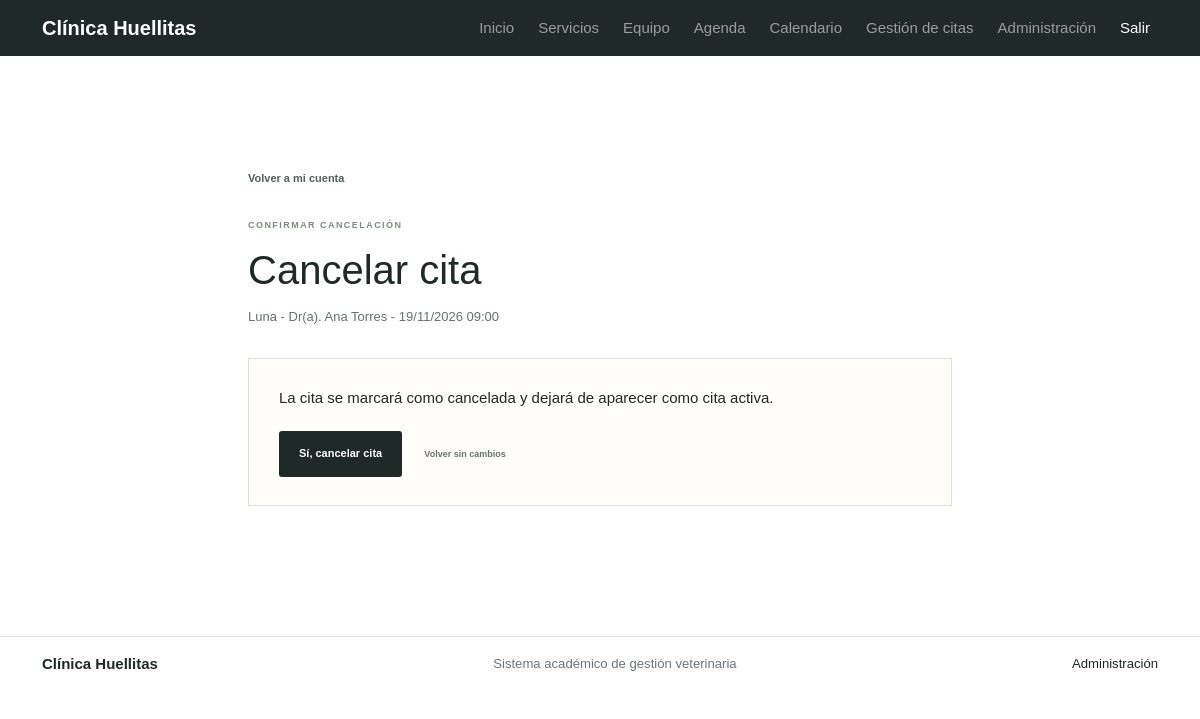
The page /mi-cuenta/citas/1/cancelar/ (signed in) on the database its author committed.
### apps/citas/models.py (models this page shows, shortened)
class Cita(models.Model):
    class Estado(models.TextChoices):
        PROGRAMADA = 'PROGRAMADA', 'Programada'
        ATENDIDA = 'ATENDIDA', 'Atendida'
        CANCELADA = 'CANCELADA', 'Cancelada'
    cita_id = models.BigAutoField(
        primary_key=True,
        db_column='pk_cita_id',
    )
    mascota = models.ForeignKey(
        'mascotas.Mascota',
        on_delete=models.PROTECT,
        related_name='citas',
        db_column='fk_mascota_id',
    )
    veterinario = models.ForeignKey(
        'veterinarios.Veterinario',
        on_delete=models.PROTECT,
        related_name='citas',
        db_column='fk_veterinario_id',
    )
    fecha_hora = models.DateTimeField()
    motivo = models.CharField(max_length=180)
    estado = models.CharField(
        max_length=12,
        choices=Estado.choices,
        default=Estado.PROGRAMADA,
    )
    notas = models.TextField(blank=True)
    class Meta:
        db_table = 'tbl_cita'
        ordering = ['-fecha_hora']
        verbose_name = 'cita'
        verbose_name_plural = 'citas'

### apps/mascotas/models.py (models this page shows, shortened)
class Mascota(models.Model):
    mascota_id = models.BigAutoField(primary_key=True, db_column='pk_mascota_id')
    propietario = models.ForeignKey('propietarios_core.Propietario', on_delete=models.PROTECT, related_name='mascotas', db_column='fk_propietario_id')
    nombre = models.CharField(max_length=80)
    especie = models.CharField(max_length=40)
    raza = models.CharField(max_length=60, blank=True)
    sexo = models.CharField(max_length=10, choices=[('M', 'Macho'), ('H', 'Hembra')])
    fecha_nacimiento = models.DateField(null=True, blank=True)
    peso_kg = models.DecimalField(max_digits=6, decimal_places=2, null=True, blank=True)
    activo = models.BooleanField(default=True)
    class Meta:
        db_table = 'tbl_mascota'
        ordering = ['nombre']
        verbose_name = 'mascota'
        verbose_name_plural = 'mascotas'

### apps/veterinarios/models.py (models this page shows)
class Veterinario(models.Model):
    veterinario_id = models.BigAutoField(primary_key=True, db_column='pk_veterinario_id')
    usuario = models.OneToOneField('auth.User', on_delete=models.SET_NULL, null=True, blank=True, related_name='perfil_veterinario', db_column='fk_usuario_id')
    nombres = models.CharField(max_length=80)
    apellidos = models.CharField(max_length=80)
    documento = models.CharField(max_length=20, unique=True)
    tarjeta_profesional = models.CharField(max_length=40, unique=True)
    telefono = models.CharField(max_length=20)
    correo = models.EmailField(unique=True)
    especialidad = models.CharField(max_length=80)
    activo = models.BooleanField(default=True)
    class Meta:
        db_table = 'tbl_veterinario'
        ordering = ['apellidos', 'nombres']
        verbose_name = 'veterinario'
        verbose_name_plural = 'veterinarios'
    def __str__(self):
        return f'Dr(a). {self.nombres} {self.apellidos}'

### config/views.py (the view)
# urls.py: path('mi-cuenta/citas/<int:cita_id>/cancelar/', views.cancelar_cita, name='cancelar_cita'),
@login_required
def cancelar_cita(request, cita_id):
    personal = es_administrador(request.user) or pertenece_rol(request.user, 'Recepcionista')
    propietario = None if personal else propietario_actual(request)
    if propietario is None and not personal:
        raise PermissionDenied
    citas = Cita.objects.filter(estado=Cita.Estado.PROGRAMADA)
    if propietario:
        citas = citas.filter(mascota__propietario=propietario)
    cita = get_object_or_404(citas, cita_id=cita_id)
    if cita.fecha_hora <= timezone.now():
        messages.error(request, 'Solo se pueden cancelar citas futuras.')
        return redirect('agenda_personal' if personal else 'mi_cuenta')
    if request.method == 'POST':
        cita.estado = Cita.Estado.CANCELADA
        cita.save(update_fields=['estado'])
        messages.success(request, 'La cita quedó cancelada.')
        return redirect('agenda_personal' if personal else 'mi_cuenta')
    return render(request, 'portal/confirmar_cancelacion.html', {'cita': cita})

### config/context_processors.py (called while the page is built)
def portal_roles(request):
    user = request.user
    if not user.is_authenticated:
        return {'portal_es_personal': False}
    return {
        'portal_es_personal': user.is_staff or user.is_superuser or user.groups.filter(name__in=['Recepcionista', 'Veterinario']).exists(),
    }

### config/views.py (called while the page is built)
def es_administrador(usuario):
    return usuario.is_authenticated and (usuario.is_staff or usuario.is_superuser)

### templates/portal/confirmar_cancelacion.html (shortened to what this page needs)
{% extends 'base.html' %}
{% block content %}
<section class="form-page form-page-narrow">
  <a class="back-link" href="{% url 'mi_cuenta' %}">Volver a mi cuenta</a>
  <div class="page-heading">
    <span class="portal-eyebrow">CONFIRMAR CANCELACIÓN</span>
    <h1>Cancelar cita</h1>
    <p>{{ cita.mascota.nombre }} - {{ cita.veterinario }} - {{ cita.fecha_hora|date:'d/m/Y H:i' }}</p>
  </div>
  <div class="form-panel">
    <p>La cita se marcará como cancelada y dejará de aparecer como cita activa.</p>
    <form method="post">
      <button class="button button-dark form-submit" type="submit">Sí, cancelar cita</button>
      <a class="cancel-link" href="{% url 'mi_cuenta' %}">Volver sin cambios</a>
    </form>
  </div>
</section>
{% endblock %}

### static/site.css (style rules this page uses)
:root { --ink:#1f2927; --muted:#68726e; --green:#c5e377; --green-dark:#a6ca54; --cream:#f8f7f0; --paper:#fffefa; --line:#dfe2d8; --teal:#244840; --lilac:#e8e1f4; --yellow:#f7e7a9; --blue:#dcecf0; --heading:'Manrope',sans-serif; --body:'DM Sans',sans-serif }
* { box-sizing:border-box }
html { scroll-behavior:smooth }
body { margin:0; background:var(--paper); color:var(--ink); font-family:var(--body); font-size:15px; -webkit-font-smoothing:antialiased }
a { color:inherit; text-decoration:none }
.button { min-height:46px; padding:0 20px; display:inline-flex; align-items:center; justify-content:center; gap:17px; border-radius:3px; font-size:11px; font-weight:700; transition:transform .2s,background .2s }
.button-dark { background:var(--ink); color:white }
.portal-eyebrow { font-size:9px; font-weight:700; letter-spacing:1.45px; color:#7d8b7d }
.muted,.page-heading>p,.dashboard-welcome>div>p { color:#68726e; line-height:1.7; font-size:13px }
.form-submit { margin-top:5px; border:0; cursor:pointer; font-family:'DM Sans',Arial,sans-serif }
.form-page { max-width:930px; margin:0 auto; padding:62px 28px 82px }
.form-page-narrow { max-width:760px }
.page-heading { max-width:650px; margin:23px 0 30px }
.page-heading h1 { margin:12px 0 }
.page-heading>p { max-width:550px }
.form-panel { background:#fffefa; border:1px solid #e2e3db; padding:28px 30px }
.back-link { font-size:11px; color:#53615a; font-weight:600 }
.appointment-actions a,.cancel-link { display:inline-block; border:1px solid #dfe2d8; padding:8px 10px; font-size:9px; font-weight:700; color:#425e32 }
.cancel-link { margin-left:8px; border:0; color:#68726e }
body { color: #1f2927; }
:root { --clinic-dark: #1f2927; --clinic-green: #c5e377; --clinic-paper: #ffffff; --clinic-muted: #68726e; --bs-primary: var(--clinic-dark); --bs-primary-rgb: 31, 41, 39; --bs-success: var(--clinic-green); --bs-success-rgb: 197, 227, 119; --bs-body-bg: var(--clinic-paper); --bs-body-color: var(--clinic-dark); --bs-link-color: #425e32; }
body, .portal-body { color: var(--clinic-dark); background: var(--clinic-paper); }
.team-card, .service-card, .pet-card, .form-panel, .staff-table, .empty-state { border-radius: 0; box-shadow: none; }

### rows shown on the page
Cita: mascota.nombre "Luna", veterinario "Dr(a). Ana Torres", fecha_hora "19/11/2026 09:00"
